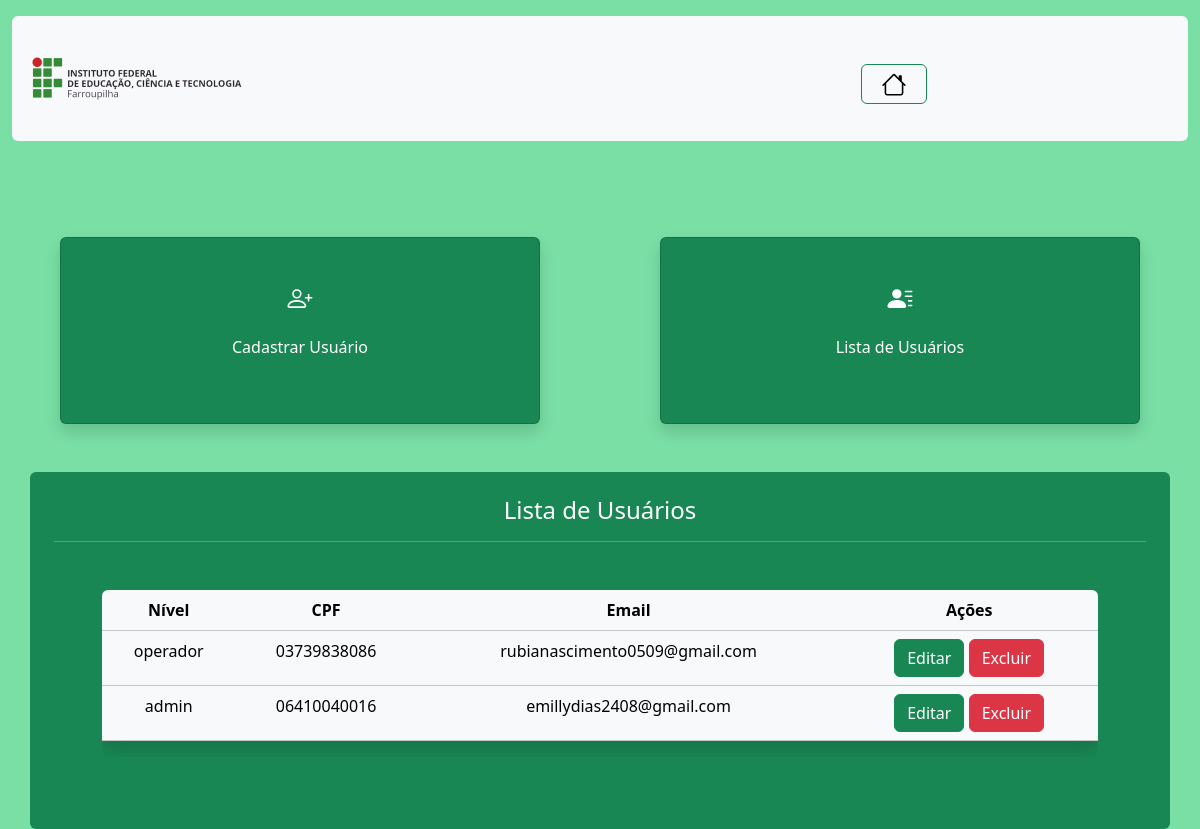
The page /Usuario/index_usuario.php?page=listar (signed in) on the database as committed earlier.
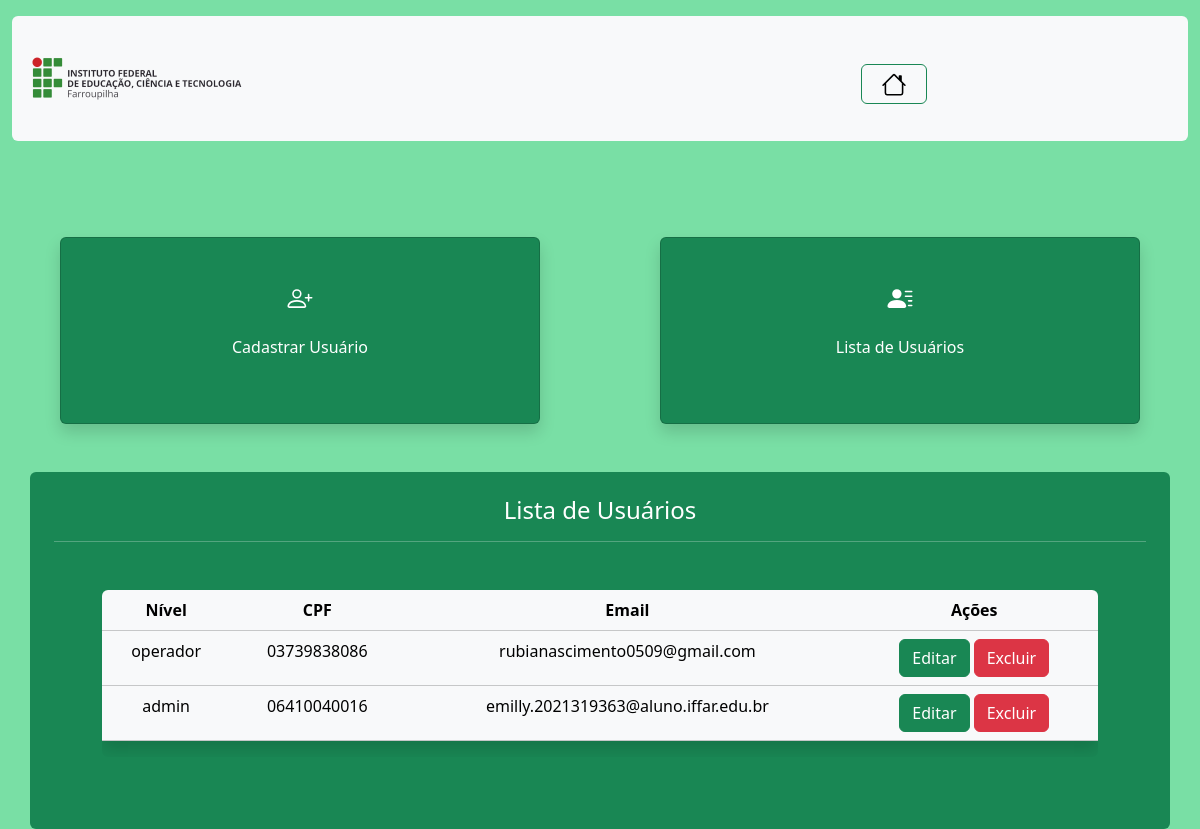
The same page on the database as committed later.
### tables this page shows
CREATE TABLE IF NOT EXISTS `usuario` (
  `nivel` varchar(30) NOT NULL,
  `CPF` char(14) NOT NULL,
  `email` varchar(100) NOT NULL,
  `senha` varchar(255) NOT NULL,
  PRIMARY KEY (`CPF`)
);

### Usuario/listar_usuario.php (the view, shortened to what this page needs)
<div class="container-sm rounded p-4 text-bg-success text-center">
    <h4>Lista de Usuários</h4>
    <hr>
    <?php
        $sql = "SELECT * FROM usuario";
        $result = $connect->query($sql);
        $qtLinhas = $result->num_rows;
        if($qtLinhas > 0){
            print "<div class='rounded table-responsive text-center m-5'>";
            print "<table class='table table-light table-hover shadow'>";
            print "<tr>";
            print "<th> Nível </td>";
            print "<th> CPF </td>";
            print "<th> Email </th>";
            print "<th> Ações </th>";
            print "</tr>";
            while($row = $result->fetch_object()){
                print "<tr>";
                print "<td>" . $row->nivel . "</td>";
                print "<td>" . $row->CPF . "</td>";
                print "<td>" . $row->email . "</td>";
                print "<td>
                        <button onclick=\"location.href='?page=editar&CPF=".$row->CPF. "';\" class='btn btn-success'>Editar</button>
                        <button onclick=\"if(confirm('Tem Certeza de que Deseja Excluir este Usuário?'))
                        {location.href='?page=salvar&acao=excluir&CPF=".$row->CPF. "';}
                        else{false;}\" class='btn btn-danger'>Excluir</button>
                        </td>";
                print "</tr>";
            }
            print "</table>";
            print "</div>";
        } else {
            print "<p class='alert alert-danger'>Não Foram Encontrados Resultados!</p>";
        }
    ?>
</div>

Rows that differ between the two databases and show on the page:
changed usuario "admin": email "emillydias2408@gmail.com" → "emilly.2021319363@aluno.iffar.edu.br"
